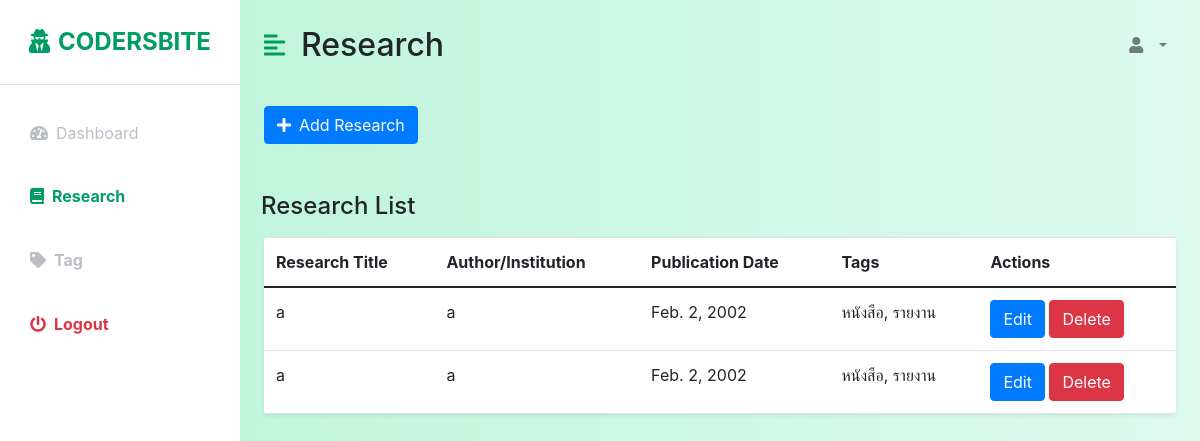
The app's page /Research/, older data.
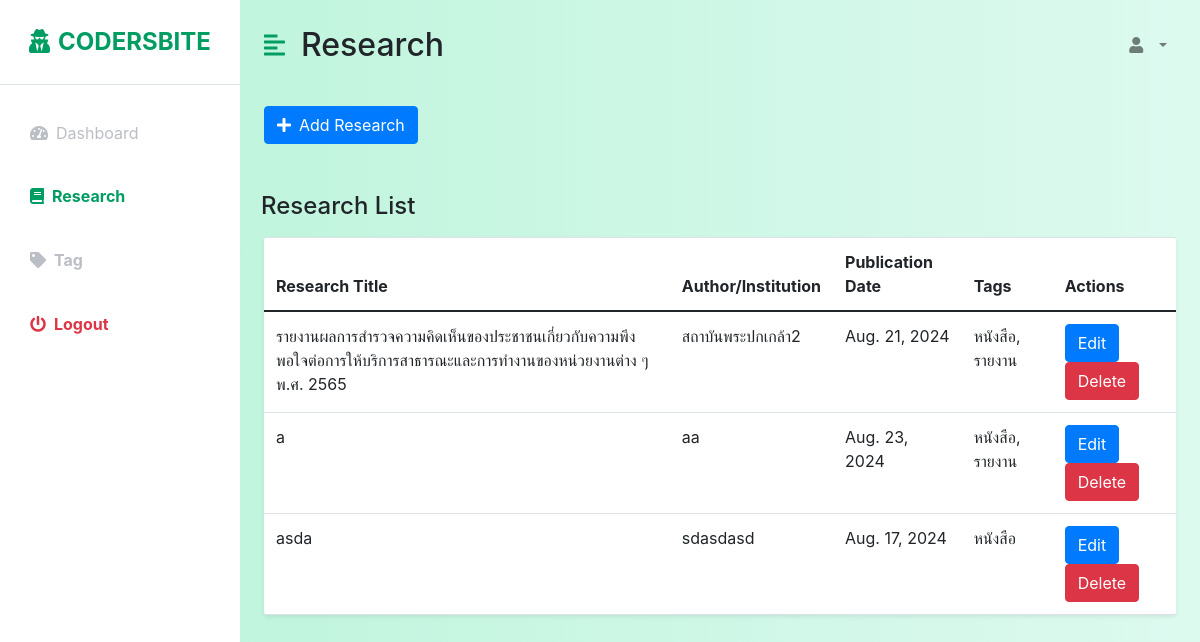
The same page, newer data.
### research_app/models.py (models this page shows, shortened)
class ProjectModel(models.Model):
    user = models.ForeignKey(User, on_delete=models.CASCADE)
    project_name = models.CharField(max_length=255)
    author_name = models.CharField(max_length=255)
    project_date = models.DateField()
    project_tag = models.ManyToManyField(TagModel, related_name='projects')
    image = models.ImageField(upload_to="img/")
    pdf_file = models.FileField(upload_to="pdf/")
    created_time = models.DateTimeField(auto_now_add=True)
    updated_time = models.DateTimeField(auto_now=True)
    created_by = models.ForeignKey(User, related_name='created_projects', on_delete=models.CASCADE, null=True, blank=True, editable=False)
    updated_by = models.ForeignKey(User, related_name='updated_projects', on_delete=models.CASCADE, null=True, blank=True, editable=False)

class TagModel(models.Model):
    name = models.CharField(max_length=255)
    created_time = models.DateTimeField(auto_now_add=True)
    updated_time = models.DateTimeField(auto_now=True)
    created_by = models.ForeignKey(User, related_name='created_tags', on_delete=models.CASCADE, null=True, blank=True, editable=False)
    updated_by = models.ForeignKey(User, related_name='updated_tags', on_delete=models.CASCADE, null=True, blank=True, editable=False)
    def __str__(self):
        return self.name

### research_app/views.py (the view)
# urls.py: path('Research/', views.research_list, name='research_list'),
def research_list(request):
    projects = ProjectModel.objects.all()
    tags = TagModel.objects.all()
    admin = request.user
    page = request.GET.get('page', 1)
    paginator = Paginator(projects, 5)
    try:
        projectpag = paginator.page(page)
    except PageNotAnInteger:
        projectpag = paginator.page(1)
    except EmptyPage:
        projectpag = paginator.page(paginator.num_pages)
    return render (request, 'admins/research_crud/research_list.html',{'admin':admin,'tags':tags,'projectpag':projectpag})

### research_app/templates/admins/research_crud/research_list.html (shortened to what the changed rows need)
{% load static %}
<!DOCTYPE html>
<html lang="en">
<head>
    <link href="https://cdn.jsdelivr.net/npm/bootstrap@5.0.0-beta3/dist/css/bootstrap.min.css" rel="stylesheet" />
    <link href="https://maxcdn.bootstrapcdn.com/bootstrap/4.5.2/css/bootstrap.min.css" rel="stylesheet">
    <link href="https://cdnjs.cloudflare.com/ajax/libs/select2/4.0.13/css/select2.min.css" rel="stylesheet" />
    <link rel="stylesheet" href="https://cdnjs.cloudflare.com/ajax/libs/font-awesome/5.15.3/css/all.min.css" />
    <link rel="stylesheet" href="{% static 'css/styles.css' %}" />
</head>
<body>
    <div class="d-flex" id="wrapper">
        <div id="page-content-wrapper">
            <nav class="navbar navbar-expand-lg navbar-light bg-transparent py-4 px-4">
                <div class="d-flex align-items-center">
                    <h2 class="fs-2 m-0">Research</h2>
                </div>
            </nav>
            <div class="container-fluid px-4">
                <div class="row my-5">
                    <div class="col">
                        <table class="table bg-white rounded shadow-sm table-hover">
                            <thead>
                                <tr>
                                    <th scope="col">Research Title</th>
                                    <th scope="col">Author/Institution</th>
                                    <th scope="col">Publication Date</th>
                                    <th scope="col">Tags</th>
                                    <th scope="col">Actions</th>
                                </tr>
                            </thead>
                            <tbody>
                                {% for project in projectpag %}
                                <tr>
                                    <td>{{ project.project_name }}</td>
                                    <td>{{ project.author_name }}</td>
                                    <td>{{ project.project_date }}</td>
                                    <td>
                                        {{ project.project_tag.all|join:", " }}
                                    </td>
                                    <td>
                                        <button class="btn btn-primary" data-bs-toggle="modal"
                                            data-bs-target="#editResearchModal-{{ project.id }}">
                                            Edit
                                        </button>
                                        <button class="btn btn-danger" data-bs-toggle="modal"
                                            data-bs-target="#deleteResearchModal-{{ project.id }}">
                                            Delete
                                        </button>
                                    </td>
                                </tr>
                                {%endfor%}
                            </tbody>
                        </table>
                    </div>
                </div>
            </div>
        </div>
    </div>
</body>
</html>

Row changes from the older to the newer data that the page shows:
removed ProjectModel: project_name "a", author_name "a", project_date "Feb. 2, 2002", project_tag.all "หนังสือ, รายงาน"
removed ProjectModel: project_name "a", author_name "a", project_date "Feb. 2, 2002", project_tag.all "หนังสือ, รายงาน"
added ProjectModel: project_name "รายงานผลการสำรวจความคิดเห็นของประชาชนเกี่ยวกับความพึงพอใจต่อการให้บริการสาธารณะและการทำงานของหน่วยงานต่าง ๆ พ.ศ. 2565", author_name "สถาบันพระปกเกล้า2", project_date "Aug. 21, 2024", project_tag.all "หนังสือ, รายงาน"
added ProjectModel: project_name "a", author_name "aa", project_date "Aug. 23, 2024", project_tag.all "หนังสือ, รายงาน"
added ProjectModel: project_name "asda", author_name "sdasdasd", project_date "Aug. 17, 2024", project_tag.all "หนังสือ"
